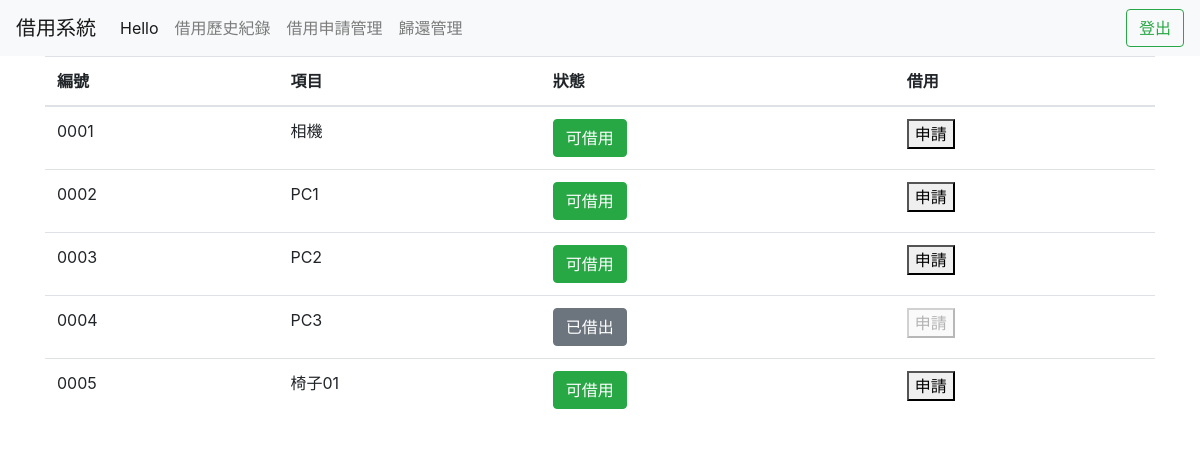
The page / (signed in) on the database as committed earlier.
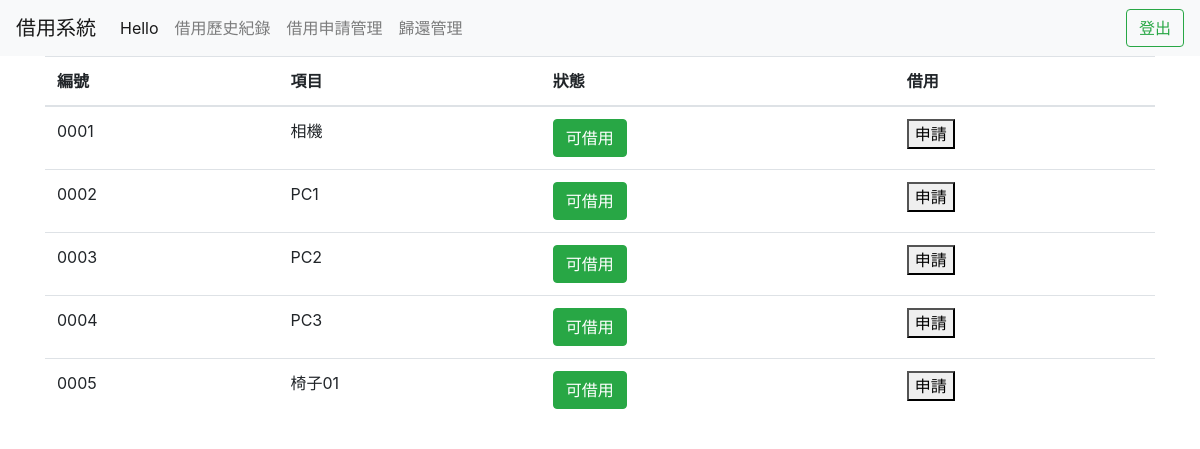
The same page on the database as committed later.
### main/models.py (models this page shows)
class Item(models.Model):
    item_id = models.TextField(default="0000")
    name = models.TextField(default="name")
    Available = 'A'
    Check = 'C'
    Pass = 'P'
    ITEM_STATUS = [
        (Available, 'Available'),
        (Check, 'Check'),
        (Pass, 'Pass'),
    ]
    status = models.CharField(max_length = 1, choices = ITEM_STATUS, default = Available)
    is_apply = models.BooleanField(default=False)

### main/views.py (the view)
# urls.py: path('', views.index, name="index"),
def index(request):
    data = Item.objects.all()
    return render(request, 'index.html', {'items':data})

### templates/index.html (shortened to what this page needs)
{% extends 'base.html' %}
{% load static %}
{% block nav %}
{% if user.is_authenticated %}
{% include 'nav.html' %}
{% endif %}
{% endblock %}
{% block content %}
{% if user.is_authenticated %}
<div class="container">
    <table class="table">
        <thead>
          <tr>
            <th scope="col">編號</th>
            <th scope="col">項目</th>
            <th scope="col">狀態</th>
            <th scope="col">借用</th>
          </tr>
        </thead>
        <tbody>
            {% for item in items %}
            <tr>
                <td scope="row">{{item.item_id}}</td>
                <td>{{item.name}}</td>
                {% if item.status == 'A' %}
                <td><button type="button" class="btn btn-success">可借用</button></td>
                {% elif item.status == 'C'%}
                <td><button type="button" class="btn btn-warning">申請中</button></td>
                {% else %}
                <td><button type="button" class="btn btn-secondary">已借出</button></td>
                {% endif %}
                <form action="send_apply" method="POST">
                {% if item.is_apply %}
                <td><button type="submit" disabled>申請</button></td>
                {% else %}
                <td><button type="submit">申請</button></td>
                {% endif %}
                </form>
            </tr>
            {% endfor %}
        </tbody>
      </table>
</div>
{% else %}
<form class="form-signin" action="accounts/login">
    <h1 class="h3 mb-3 font-weight-normal">Welcome</h1>
    <button class="btn btn-lg btn-primary btn-block" type="submit">登入</button>
    <a href="accounts/register">點我註冊</a>
</form>
{% endif %}
{% endblock %}

### templates/base.html (shortened to what this page needs)
{% load static %}
<!DOCTYPE html>
<html>
    <head>
        <link href="{% static 'bootstrap/bootstrap.css' %}" type="text/css" rel="stylesheet" />
    </head>
    <body>
        {% block nav %}{% endblock %}
        {% block content %}{% endblock %}
    </body>
</html>

### templates/nav.html (shortened to what this page needs)
{% block n_content %}
<nav class="navbar navbar-expand-lg navbar-light bg-light">
  <a class="navbar-brand" href="/">借用系統</a>
  <div class="collapse navbar-collapse" id="navbarNavAltMarkup">
    <div class="navbar-nav">
      <a class="nav-item nav-link active" >Hello {{user.first_name}}<span class="sr-only">(current)</span></a>
      <li class="nav-item">
        <a class="nav-link" href="record">借用歷史紀錄</a>
      </li>
      <li class="nav-item">
        <a class="nav-link" href="apply">借用申請管理</a>
      </li>
      <li class="nav-item">
        <a class="nav-link" href="back">歸還管理</a>
      </li>
    </div>
  </div>
  <form class="form-inline my-2 my-lg-0" action="accounts/logout">
    <button class="btn btn-outline-success my-2 my-sm-0" type="submit">登出</button>
  </form>
</nav>
{% endblock %}

Rows that differ between the two databases and show on the page:
changed Item "PC3": is_apply True → False (drawn); status "已借出" → "可借用"
